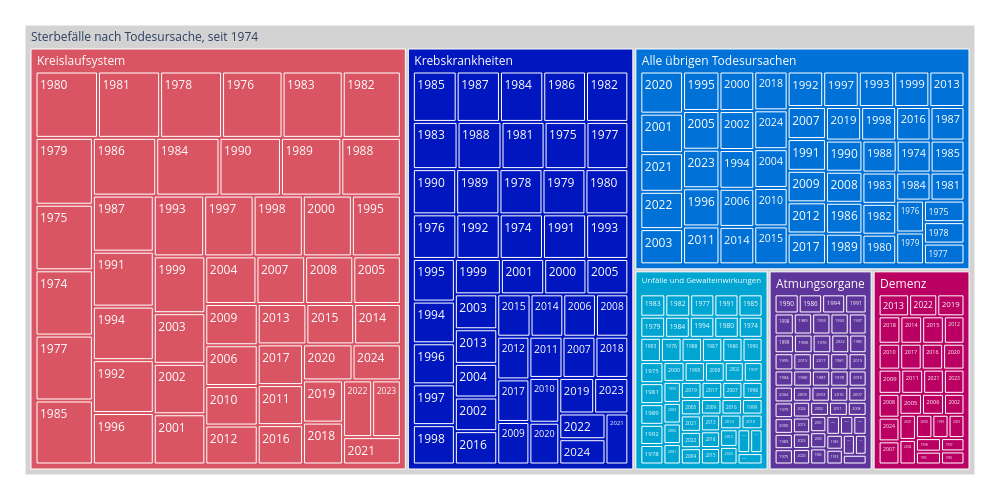

Source (notebook cell):
### Code cell
treeMap2= mypy_dv.plot_px_treemap(
    data=myTM.reset_index()
    ,levels=['TodesursacheSpezLang_noDM', 'Jahr_nbr']
    ,values="AnzSterWir"
    ,color="TodesursacheSpezLang_noDM"
    #, color_continuous_scale='Blues'
    ,color_discrete_map=farben_dict_zc
    ,height=500
    ,width=1000             
    #,margin_val_bottom=25
    ,myHeaderTitle="Sterbefälle nach Todesursache, seit "+data_min_date
)
treeMap2

### Figure 1 — Plotly figure (JSON) as saved in the notebook; plotly's stock layout.template omitted (floating-point values rounded to 4 significant figures; data arrays with more than 128 entries replaced by an {"elided": "..."} marker saying what was removed)
{"data": [{"branchvalues": "total", "customdata": {"elided": "313x1 str values"}, "domain": {"x": [0, 1], "y": [0, 1]}, "hovertemplate": "%{label}<br><br>Anzahl:<br>%{value}<extra></extra>", "ids": {"elided": "313 str values"}, "labels": {"elided": "313 str values"}, "marker": {"colors": {"elided": "313 str values"}}, "name": "", "parents": {"elided": "313 str values"}, "root": {"color": "grey"}, "type": "treemap", "values": {"elided": "313 int values"}}], "layout": {"height": 500, "legend": {"tracegroupgap": 0}, "margin": {"b": 25, "l": 25, "r": 25, "t": 25}, "width": 1000}}
